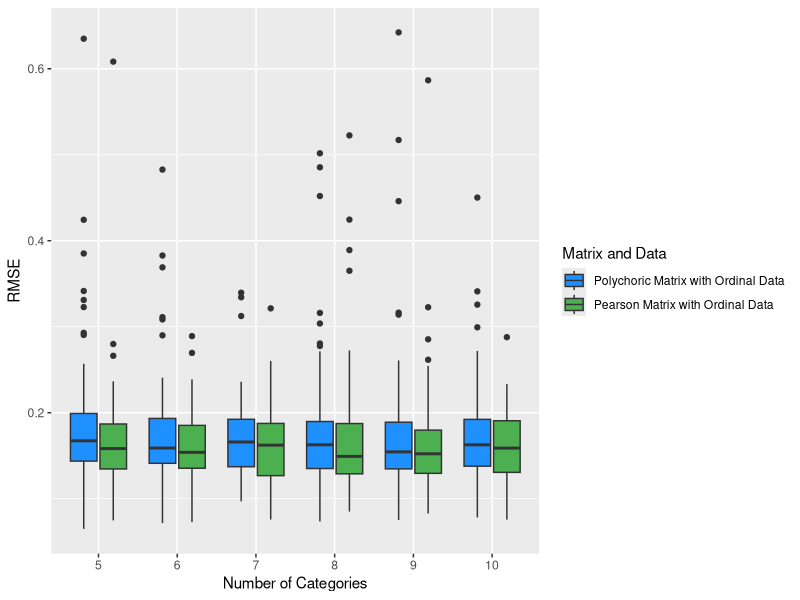
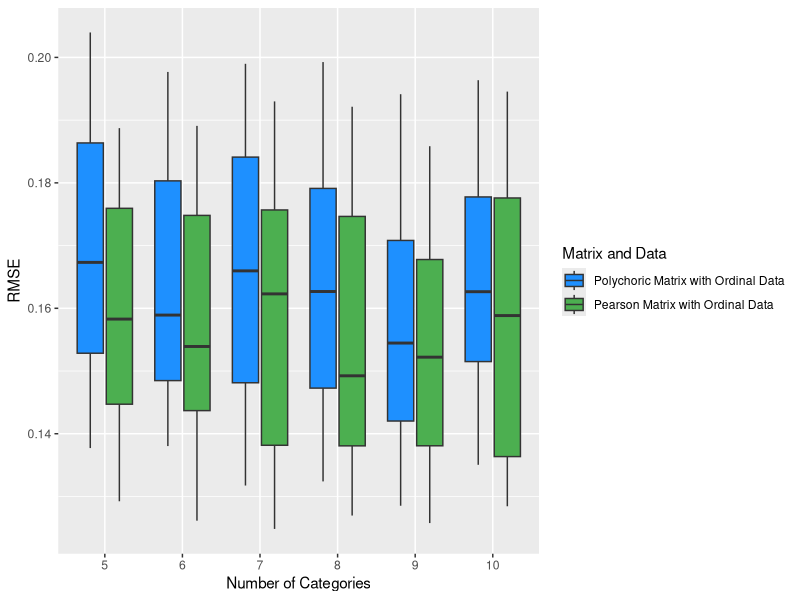
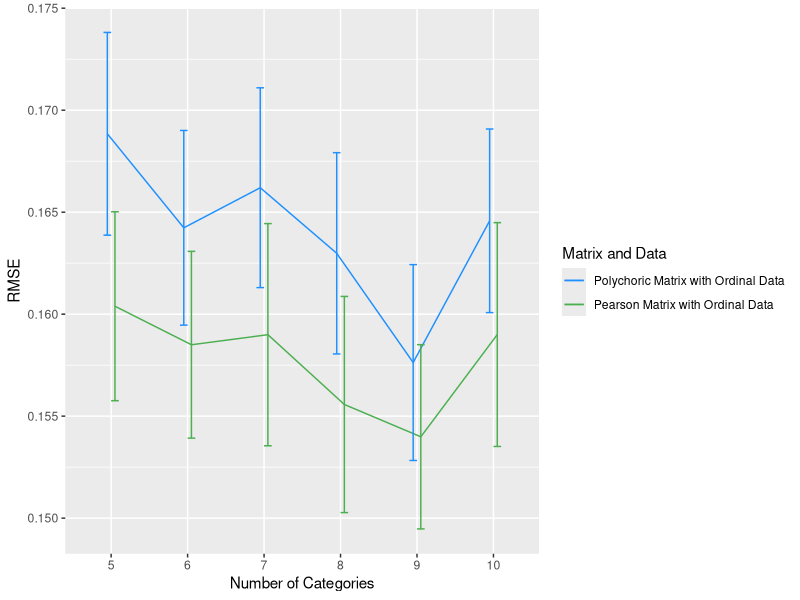

Generate these figures, in order, with R:
library(tidyr)
library(dplyr)
library(car)
library(ggplot2)
library(scales)
library(patchwork)
# Comparsion between different Matrix and Data settings.(Polychoric Matrix with Ordinal Data & Pearson Matrix with Ordinal Data)
data_1 <- read.csv("Experiment_Result/3.3/RMSE_result_1.csv")
data_2 <- read.csv("Experiment_Result/3.3/RMSE_result_3.csv")

# --------------------------------------------------------------------------------
# Change "data_1" into longer format, preparing for integration


colnames(data_1) <- c("5","6","7","8","9","10")

long_data_1 <- pivot_longer(
  data_1,
  cols = c("5","6","7","8","9","10"), # Select the columns to pivot
  names_to = "Number of Categories",            # New column for the names
  values_to = "RMSE"           # New column for the values
)

long_data_1$`Matrix and Data` <- "Polychoric Matrix with Ordinal Data"

# --------------------------------------------------------------------------------
# Change "data_2" into longer format, preparing for integration
colnames(data_2) <- c("5","6","7","8","9","10")

long_data_2 <- pivot_longer(
  data_2,
  cols = c("5","6","7","8","9","10"), # Select the columns to pivot
  names_to = "Number of Categories",            # New column for the names
  values_to = "RMSE"           # New column for the values
)

long_data_2$`Matrix and Data` <- "Pearson Matrix with Ordinal Data"


# --------------------------------------------------------------------------------


# The following is used to combine the above three datasets together.
data <- rbind(long_data_1,long_data_2)
data <- select(data,c("Number of Categories","Matrix and Data","RMSE"))


# Get the factors columns
data$`Number of Categories` <- factor(data$`Number of Categories`, levels = c(5, 6, 7, 8, 9, 10))

data$`Matrix and Data` <- factor(data$`Matrix and Data`, levels = c("Polychoric Matrix with Ordinal Data", "Pearson Matrix with Ordinal Data"))


# --------------------------------------------------------------------------------
# Visualization for outliers and show the exact proportion of outliers in each group.

colors <- c("Polychoric Matrix with Ordinal Data" = "#1E90FF", 
            "Pearson Matrix with Ordinal Data" = "#4CAF50")  

Outliers_Plot <- ggplot(data) +
  aes(x = `Number of Categories`, y = RMSE, fill = `Matrix and Data`) +
  geom_boxplot() +
  scale_fill_manual(values = colors)



Outliers_Plot

# Find the outliers proportion for each group

## Define a function to calculate outlier bounds
calculate_outliers <- function(x) {
  Q1 <- quantile(x, 0.25, na.rm = TRUE)
  Q3 <- quantile(x, 0.75, na.rm = TRUE)
  IQR <- Q3 - Q1
  lower_bound <- Q1 - 1.5 * IQR
  upper_bound <- Q3 + 1.5 * IQR
  (x < lower_bound) | (x > upper_bound)
}

## Add a column identifying outliers and calculate proportions
outlier_proportions <- data %>%
  group_by(`Number of Categories`, `Matrix and Data`) %>%
  mutate(is_outlier = calculate_outliers(RMSE)) %>%  # Identify outliers
  summarise(
    total_count = n(),                            # Total number of observations in the group
    outlier_count = sum(is_outlier, na.rm = TRUE), # Number of outliers in the group
    outlier_proportion = outlier_count / total_count,# Proportion of outliers
    .groups = "drop"
  )


outlier_proportions
print(paste0("The maximum proportion of outliers in all combination of levels is ", percent(max(outlier_proportions$outlier_proportion))))

# --------------------------------------------------------------------------------
# Get trimmed data 20%

data_trimmed <- data %>%
  group_by(`Number of Categories`, `Matrix and Data`) %>%
  filter(
    RMSE >= quantile(RMSE, 0.2, na.rm = TRUE) & # Remove the bottom 20%
      RMSE <= quantile(RMSE, 0.8, na.rm = TRUE)   # Remove the top 20%
  )



Outliers_Plot_new <-ggplot(data_trimmed) +
  aes(x = `Number of Categories`, y = RMSE, fill = `Matrix and Data`) +
  geom_boxplot() +
  scale_fill_manual(values = colors)


Outliers_Plot_new

# --------------------------------------------------------------------------------
# Model establishment

mod <- aov(RMSE ~ `Number of Categories` * `Matrix and Data`,
           data = data_trimmed
)

## Homogeneity of variances (It is not necessary since each group is with the same size)
##leveneTest(mod)

# --------------------------------------------------------------------------------
# Get the result of the two-way ANOVA
summary(mod)



# --------------------------------------------------------------------------------
# The following is used to draw the plot used for showing the relationships between the two factors
df <- data

trimmed_sd <- function(x, trim = 0.2) {
  trimmed <- sort(x)[(floor(trim * length(x)) + 1):(ceiling((1 - trim) * length(x)))]
  sd(trimmed)
}

df.summary <- df %>%
  group_by(`Number of Categories`, `Matrix and Data`) %>%
  summarise(
    sd = trimmed_sd(RMSE, trim = 0.2),
    RMSE = mean(RMSE, trim = 0.2),
    .groups = "drop"
  )


position <- position_dodge(0.2)  # Adjust dodge width as needed
Main_Plot <- ggplot() +
  geom_line(aes(x = `Number of Categories`, y = RMSE, color = `Matrix and Data`, group = `Matrix and Data`), 
            data = df.summary, position = position) +
  geom_errorbar(aes(x = `Number of Categories`, y = RMSE, ymin = RMSE - 1.96*sd/sqrt(60), ymax = RMSE + 1.96*sd/sqrt(60), color = `Matrix and Data`), 
                data = df.summary, width = 0.2, position = position) +
  scale_color_manual(values = colors) +
  theme_gray()

Main_Plot


# This is used to show the mean value and the variance
df.summary
